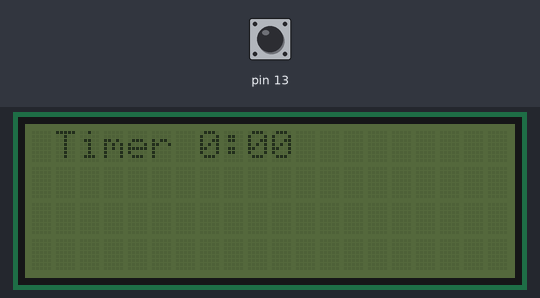
Bench run of a sketch on a simulated Arduino Uno, built with avr-gcc and run on an emulated ATmega328P. Shown: 20×4 character LCD. The test bench sets the inputs (shaded band); at power-on: pin 13 HIGH.

Above: at 1.2 s.
1.3 s: pin 13 pulled LOW for 0.15 s
At 1.35 s:
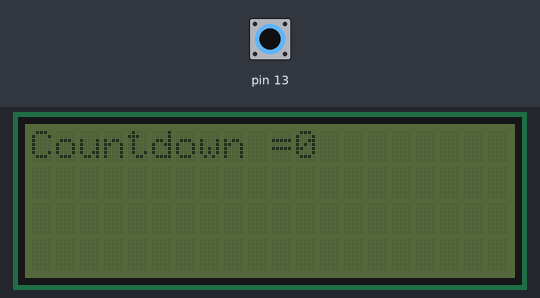
Timing chart, 0 to 4.3 s (numbered marks = the images above; inputs shaded):
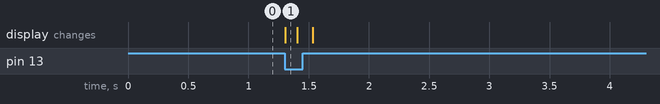

The sketch:

simple.ino
```cpp
#include <Wire.h>
#include <LiquidCrystal_I2C.h>

#define mulai digitalRead(13)==0 //untuk start
#define cancel digitalRead(12)==0 //untuk cancel
#define tambah digitalRead(11)==0 //untuk menambah waktu
#define kurang digitalRead(10)==0 //untuk mengurangi waktu


LiquidCrystal_I2C lcd(0x27,20,4); //ukuran layar

int relay;
int set;
char state;
int cd;
long millisSebelum;
int hitungMulai;
unsigned long milis;
bool kondisi_relay=0;
bool t_down;
int set_detik;
int set_menit;


void setup() {
 lcd.init();
 pinMode(13, INPUT_PULLUP);
 pinMode(12, INPUT_PULLUP);
 pinMode(11, INPUT_PULLUP);
 pinMode(10, INPUT_PULLUP);

 pinMode(relay, OUTPUT);

 Serial.begin(9600);
}

void print_time(){
  set_detik = set_detik - 1;
  if (set_detik < 0) {
    set_detik = 59;
    set_menit = set_menit - 1;
  }
}

void loop() {
  if(millis() > millisSebelum + 100){
   millisSebelum = millis();
   if (hitungMulai ==60){
    cd--;
    lcd.clear();
    if(cd ==0){
      hitungMulai=0;
    }
   }
  }


  switch(state) {
    case 0:
    lcd.setCursor(0,0);
    lcd.print("Countdown = ");
    lcd.setCursor(11,0);
    lcd.print(cd);

    if(mulai){
      state = 60;
      delay(100);
      lcd.clear();
    }

    if(mulai){
      hitungMulai=60;
      delay(100);
    }
   break;

   case 1:
   lcd.setCursor(0,0);
   lcd.print("cd = ");
   lcd.setCursor(6,0);
   lcd.print(cd);

    if(tambah){
      cd++;
      delay(100);
      lcd.clear();
    }
    else if(kurang){
      cd--;
      delay(100);
      lcd.clear();
    }

    if(mulai){
      state=60;
      delay(100);
      lcd.clear();
    }
    else if(cancel){
      state=0;
      delay(100);
      lcd.clear();
      cd=0;
    }

   break;

  }

  lcd.setCursor(0,0);
  if (set == 0) {
    lcd.print(" Timer ");
  }
  if (set == 1) {
    lcd.print(" Set Time SS ");
  }
  if (set == 3 ) {
    lcd.print(" Set Timer HH ");
  }

  lcd.print(set_menit);
  lcd.print(":");
  if (set_detik <= 9) {
    lcd.print("0");
  }
  lcd.print(set_detik);
  lcd.print(" ");

  if (set_detik == 0 && set_menit == 0 && kondisi_relay == 1) {
    kondisi_relay = 0;
    digitalWrite(relay,LOW);
  }

  if (kondisi_relay = 1){
    digitalWrite(relay, HIGH);
  }
  else {
    digitalWrite(relay, LOW);
  }
  delay(1);
}
```

Measured:
- after the input at 1.3 s, the display: changes at once (image 1)
